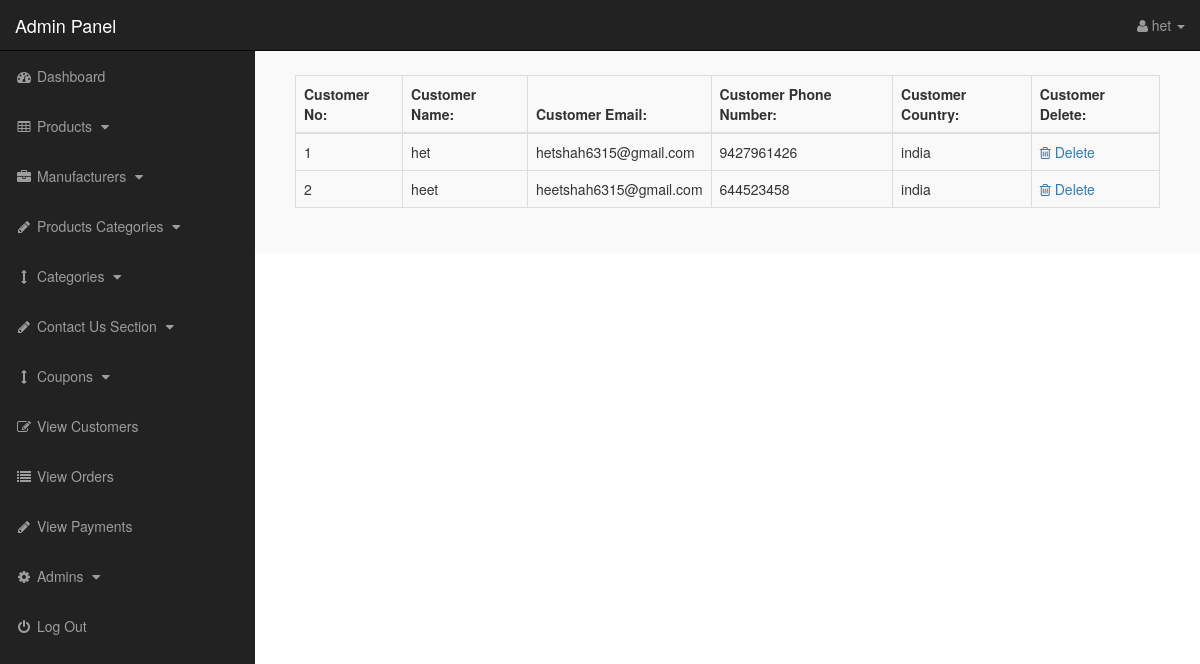
Page /admin/index.php?view_customers (signed in) on the earlier database version.
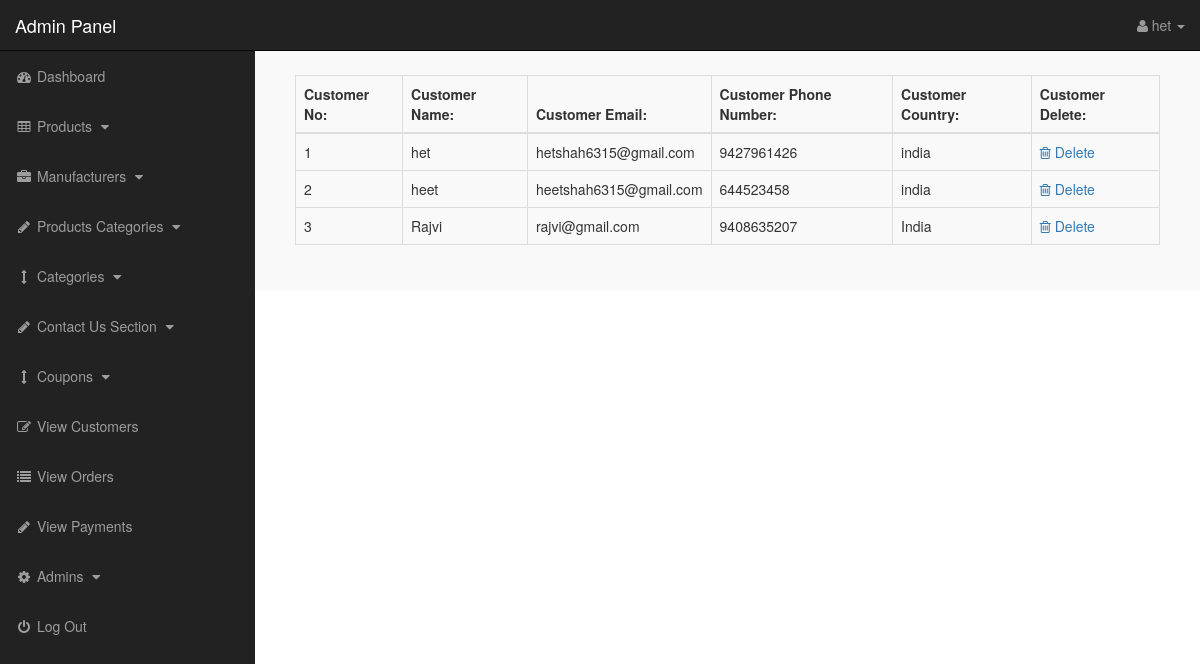
Same page on the later database version.
### tables this page shows
CREATE TABLE `customers` (
  `customer_id` int(10) NOT NULL,
  `customer_name` varchar(255) NOT NULL,
  `customer_email` varchar(255) NOT NULL,
  `customer_pass` varchar(255) NOT NULL,
  `customer_country` text NOT NULL,
  `customer_city` text NOT NULL,
  `customer_contact` varchar(255) NOT NULL,
  `customer_address` text NOT NULL,
  `customer_image` text NOT NULL,
  `customer_ip` varchar(255) NOT NULL,
  `customer_confirm_code` text NOT NULL
);

### admin/view_customers.php (the view)
<?php
if (!isset($_SESSION['admin_email'])) {
    echo "<script>window.open('../login.php','_self')</script>";
} else {
?>
    <div class="panel-body">
        <div class="table-responsive">
            <table class="table table-bordered table-hover table-striped">
                <thead>
                    <tr>
                        <th>Customer No:</th>
                        <th>Customer Name:</th>
                        <th>Customer Email:</th>
                        <th>Customer Phone Number:</th>
                        <th>Customer Country:</th>
                        <th>Customer Delete:</th>
                    </tr>
                </thead>
                <tbody>
                    <?php
                    $i = 0;
                    $get_c = "select * from customers";
                    $run_c = mysqli_query($con, $get_c);
                    while ($row_c = mysqli_fetch_array($run_c)) {
                        $c_id = $row_c['customer_id'];
                        $c_name = $row_c['customer_name'];
                        $c_email = $row_c['customer_email'];
                        $c_contact = $row_c['customer_contact'];
                        $c_country = $row_c['customer_country'];
                        $i++;
                    ?>
                        <tr>
                            <td><?php echo $i; ?></td>
                            <td><?php echo $c_name; ?></td>
                            <td><?php echo $c_email; ?></td>
                            <td><?php echo $c_contact; ?></td>
                            <td><?php echo $c_country; ?></td>
                            <td>
                                <a href="index.php?customer_delete=<?php echo $c_id; ?>">
                                    <i class="fa fa-trash-o"></i> Delete
                                </a>
                            </td>
                        </tr>
                    <?php } ?>
                </tbody>
            </table>
        </div>
    </div>
    </div>
    </div>
    </div>
<?php } ?>

### admin/index.php (shortened to what this page needs)
<?php
include("includes/db.php");
if (!isset($_SESSION['admin_email'])) {
    echo "<script>window.open('../login.php','_self')</script>";
} else {
?>
    <?php
    $admin_session = $_SESSION['admin_email'];
    $get_admin = "select * from admins  where admin_email='$admin_session'";
    $run_admin = mysqli_query($con, $get_admin);
    $row_admin = mysqli_fetch_array($run_admin);
    $admin_name = $row_admin['admin_name'];
    ?>
    <!DOCTYPE html>
    <html>
    <head>
        <link href="css/bootstrap.min.css" rel="stylesheet">
        <link href="css/style.css" rel="stylesheet">
        <link href="font-awesome/css/font-awesome.min.css" rel="stylesheet">
    </head>
    <body>
        <div id="wrapper">
            <?php include("includes/sidebar.php"); ?>
            <div id="page-wrapper">
                <div class="container-fluid">
                    <?php
                    if (isset($_GET['view_customers'])) {
                        include("view_customers.php");
                    }
                    ?>
    </body>
    </html>
<?php } ?>

### admin/includes/sidebar.php (shortened to what this page needs)
<?php
if (!isset($_SESSION['admin_email'])) {
    echo "<script>window.open('login.php','_self')</script>";
} else {
?>
    <nav class="navbar navbar-inverse navbar-fixed-top">
        <div class="navbar-header">
            <a class="navbar-brand" href="index.php?dashboard">Admin Panel</a>
        </div>
        <ul class="nav navbar-right top-nav">
            <li class="dropdown">
                <a href="#" class="dropdown-toggle" data-toggle="dropdown">
                    <i class="fa fa-user"></i>
                    <?php echo $admin_name; ?> <b class="caret"></b>
                </a>
            </li>
        </ul>
        <div class="collapse navbar-collapse navbar-ex1-collapse">
            <ul class="nav navbar-nav side-nav">
                <li>
                    <a href="index.php?dashboard">
                        <i class="fa fa-fw fa-dashboard"></i> Dashboard
                    </a>
                </li>
                <li>
                    <a href="#" data-toggle="collapse" data-target="#products">
                        <i class="fa fa-fw fa-table"></i> Products
                        <i class="fa fa-fw fa-caret-down"></i>
                    </a>
                </li>
                <li>
                    <a href="#" data-toggle="collapse" data-target="#manufacturers">
                        <i class="fa fa-fw fa-briefcase"></i> Manufacturers
                        <i class="fa fa-fw fa-caret-down"></i>
                    </a>
                </li>
                <li>
                    <a href="#" data-toggle="collapse" data-target="#p_cat">
                        <i class="fa fa-fw fa-pencil"></i> Products Categories
                        <i class="fa fa-fw fa-caret-down"></i>
                    </a>
                </li>
                <li>
                    <a href="#" data-toggle="collapse" data-target="#cat">
                        <i class="fa fa-fw fa-arrows-v"></i> Categories
                        <i class="fa fa-fw fa-caret-down"></i>
                    </a>
                </li>
                <li>
                    <a href="#" data-toggle="collapse" data-target="#contact_us">
                        <i class="fa fa-fw fa-pencil"> </i> Contact Us Section
                        <i class="fa fa-fw fa-caret-down"></i>
                    </a>
                </li>
                <li>
                    <a href="#" data-toggle="collapse" data-target="#coupons">
                        <i class="fa fa-fw fa-arrows-v"></i> Coupons
                        <i class="fa fa-fw fa-caret-down"></i>
                    </a>
                </li>
                <li>
                    <a href="index.php?view_customers">
                        <i class="fa fa-fw fa-edit"></i> View Customers
                    </a>
                </li>
                <li>
                    <a href="index.php?view_orders">
                        <i class="fa fa-fw fa-list"></i> View Orders
                    </a>
                </li>
                <li>
                    <a href="index.php?view_payments">
                        <i class="fa fa-fw fa-pencil"></i> View Payments
                    </a>
                </li>
                <li>
                    <a href="#" data-toggle="collapse" data-target="#users">
                        <i class="fa fa-fw fa-gear"></i> Admins
                        <i class="fa fa-fw fa-caret-down"></i>
                    </a>
                </li>
                <li>
                    <a href="logout.php">
                        <i class="fa fa-fw fa-power-off"></i> Log Out
                    </a>
                </li>
            </ul>
        </div>
    </nav>
<?php } ?>

### admin/css/style.css (style rules this page uses)
body { margin-top:100px; }
@media (min-width: 768px) { body { margin-top:50px; } }
#wrapper { padding-left:0; }
#page-wrapper { width:100%; padding:0; background-color:#F9F9F9; }
@media (min-width: 768px) { #wrapper { padding-left:255px; } }
@media (min-width: 768px) { #page-wrapper { padding:10px; } }
.top-nav { padding:0 15px; }
.top-nav>li { display:inline-block; float:left; }
.top-nav>li>a { padding-top:15px; padding-bottom:15px; line-height:20px; color:#999; }
@media (min-width: 768px) { .side-nav { position:fixed; top:51px; width:255px; border-radius:0; overflow-y:auto; background-color: #222; bottom:0; overflow-x:hidden; padding-bottom:40px; } }
@media (min-width: 768px) { .side-nav>li>a { width:255px; } }
.panel-body { border-radius:5px; }

Differences in the rows shown:
added customers: customer_name "Rajvi", customer_email "rajvi@gmail.com", customer_contact "9408635207", customer_country "India"
